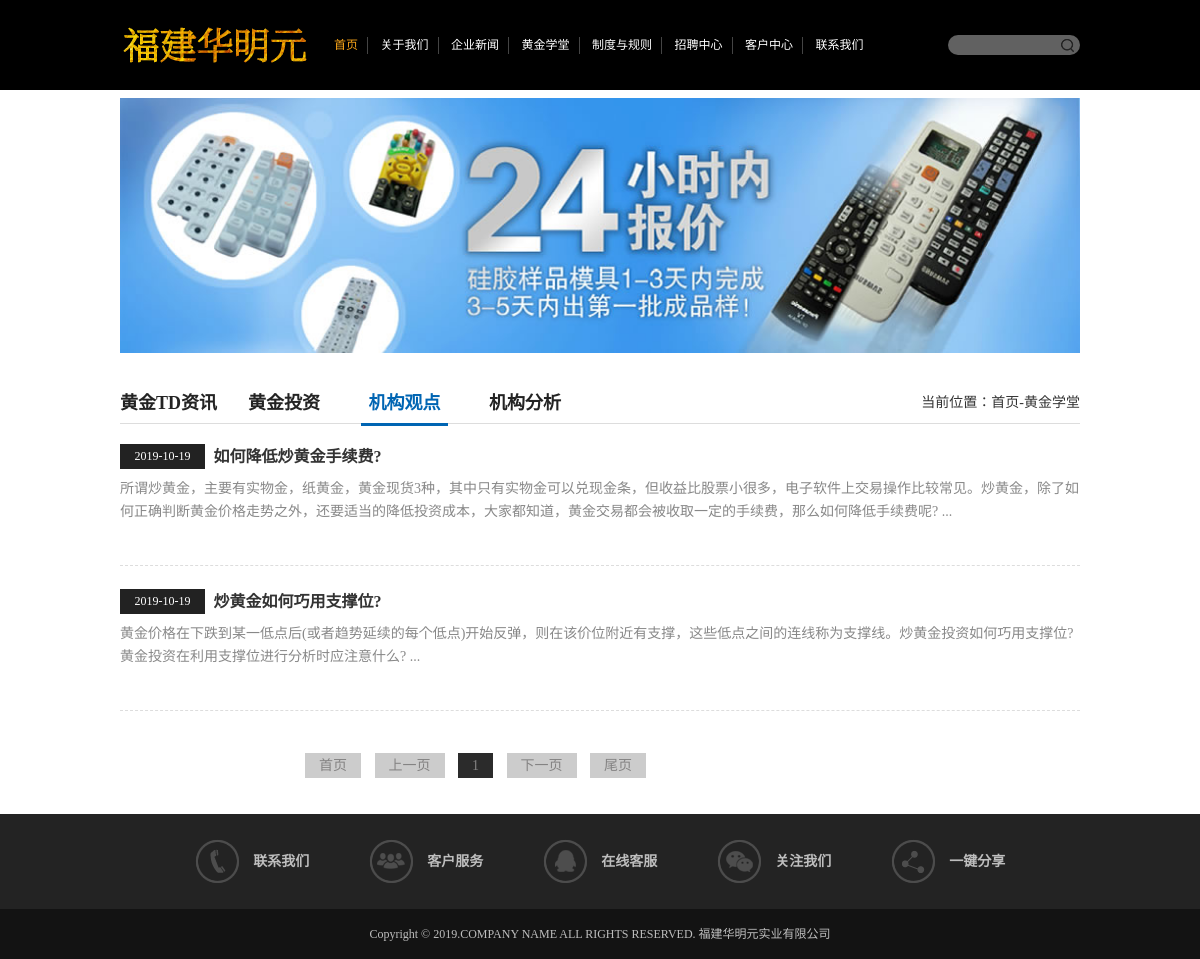
/golds/golds_gd/, run on the app's committed database.
### apps/golds/models.py (models this page shows, shortened)
class Golds(models.Model):
    title = models.CharField(max_length=50, verbose_name="新闻标题", help_text="新闻标题")
    author = models.CharField(max_length=20, verbose_name="新闻来源", help_text="新闻来源")
    gold_type = models.ForeignKey(GoldType, on_delete=models.DO_NOTHING, verbose_name="黄金学堂", help_text="黄金学堂")
    read_num = models.IntegerField(default=0, verbose_name="阅读次数", help_text="阅读次数")
    text = models.TextField(max_length=500, verbose_name="文章摘要", help_text="文章摘要")
    content = RichTextUploadingField(verbose_name="文章", help_text="文章")
    created_time = models.DateTimeField(auto_now_add=True,verbose_name="发布时间", help_text="发布时间")
    class Meta:
        ordering = ["id", '-created_time']
        db_table = "tb_gold"  # 指明数据库表名
        verbose_name = "黄金新闻"  # 在admin站点中显示的名称
        verbose_name_plural = verbose_name  # 显示的复数名称

### apps/golds/views.py (the view)
# urls.py: path('golds_gd/', views.golds_gd,name="golds_gd"),
def golds_gd(request):
    golds_all_list = Golds.objects.only("id","title","created_time","text").filter(gold_type=3).order_by("-created_time")
    paginator = Paginator(golds_all_list, 5)
    page_num = request.GET.get('page', 1)
    page_of_news = paginator.get_page(page_num)
    golds = page_of_news.object_list
    currentr_page_num = page_of_news.number
    page_range = [x for x in range(int(currentr_page_num) - 2, int(currentr_page_num) + 3) if
                  0 < x <= paginator.num_pages]
    return render(request,"golds/golds_gd.html",locals())

### templates/golds/golds_gd.html (shortened to what this page needs)
{% extends "index/base.html" %}
{% block banner %}
<div class="banner banner_s"><img src="../../static/upload/banner.jpg" alt="黄金学堂"/></div>
{% endblock %}
{% block main %}
<div class="space_hx">&nbsp;</div>
<div class="scd clearfix">
	<div class="scd_top">
    	<div class="s_nav">
        	<a href="{% url 'golds' %}"><span>黄金TD资讯</span></a>
            <a href="{% url 'golds_tz' %}"><span>黄金投资</span></a>
            <a href="{% url 'golds_gd' %}" class="active"><span>机构观点</span></a>
            <a href="{% url 'golds_fx' %}"><span>机构分析</span></a>
        </div>
        <div class="pst">
        	当前位置：<a href="{% url 'index' %}">首页</a>-<a href="javascript:void(0);">黄金学堂</a>
        </div>
    </div>
        <div class="news">
            <div class="new_m">
                {% for gold in golds %}
                    <div class="n_m" >
                        <div class="title">
                            <span>{{ gold.created_time|date:"Y-m-d" }}</span>
                            <p class="name"><a href="{% url 'golds_d' gold.id %}" target="_blank" ><b>{{ gold.title }}</b></a></p>
                        </div>
                        <div class="des">
                            {{ gold.text }} ...
                        </div>
                    </div>
                {% endfor %}
            </div>
        </div>
    <div class="space_hx">&nbsp;</div>
    <div class="fenye_box">
    	<a href="?page=1">首页</a>
            {% if page_of_news.has_previous %}
                <a href="?page={{ page_of_news.previous_page_number }}" aria-label="Previous">上一页</a>
            {% else %}
                <a aria-hidden="true">上一页</a>
            {% endif %}
            {% for page_num in page_range %}
                {% if page_num == page_of_news.number %}
                    <a  class="on" style="background-color: #2b2b2b">{{ page_num }}</a>
                {% else %}
                    <a href="?page={{ page_num }}">{{ page_num }}</a>
                {% endif %}
            {% endfor %}
            {% if page_of_news.has_next %}
                <a href="?page={{ page_of_news.next_page_number }}" aria-label="Next">下一页</a>
            {% else %}
                <a aria-hidden="true">下一页</a>
            {% endif %}
           <a href="?page={{ paginator.num_pages }}">尾页</a>
    </div>
    </div>
{% endblock %}

### static/css/thems.css (style rules this page uses)
body { font-family:"Microsoft Yahei";font-size:14px;color:#333; padding:0; margin:0; }
a { color:#333; }
div { -webkit-transition: all .3s ease-in-out 0s;-moz-transition: all .3s ease-in-out 0s;-ms-transition: all .3s ease-in-out 0s;-o-transition: all .3s ease-in-out 0s;transition: all .3s ease-in-out 0s; }
.banner { width:1170px; margin:0px auto; margin-top:8px; }
.banner_s img { width:100%; height:auto; vertical-align:top; }
.scd { width:1170px; margin:0px auto; padding:10px 0 20px; }
.scd .scd_top { width:100%; height:40px; line-height:40px; border-bottom:1px solid #ddd; position:relative; text-align:left; }
.scd .scd_top span { display:inline-block; *display:inline; zoom:1; height:40px; line-height:40px; padding-right:20px; font-size:20px; color:#232323; font-weight:bold; border-bottom:3px solid #232323; position:absolute; left:0; top:0; z-index:99; }
.scd .scd_top .s_nav { width:70%; text-align:left; height:40px; line-height:40px; }
.scd .scd_top .s_nav a { display:inline-block; *display:inline; zoom:1; width:87px; text-align:center; margin-right:30px; height:40px; line-height:40px; position:relative; white-space:nowrap; }
.scd .scd_top .s_nav a span { width:100%; height:40px; line-height:40px; font-size:18px; color:#232323; padding-right:0; border:0; }
.scd .scd_top .s_nav a.active span { color:#0065B3; border-bottom:3px solid #0065B3; position:absolute; left:0; top:0; z-index:99; }
.scd .scd_top .pst { width:50%; height:40px; line-height:40px; text-align:right; position:absolute; right:0; top:0; font-size:14px; }
.news { width:100%; }
.news .new_m { width:100%; padding-top:20px; }
.news .n_m { width:100%; padding-bottom:23px; margin-bottom:23px; border-bottom:1px dashed #ddd; }
.news .n_m .title { width:100%; height:25px; line-height:25px; text-align:left; margin-bottom:8px; }
.news .n_m .title span,.news .n_m .title p { display:inline-block; *display:inline; zoom:1; height:25px; line-height:25px; vertical-align:top; }
.news .n_m .title span { width:85px; text-align:center; font-size:12px; color:#fff; background:#222222; }
.news .n_m .title p { width:445px; margin-left:5px; white-space:nowrap; overflow:hidden; text-overflow:ellipsis; }
.news .n_m .title p a { font-size:16px; }
.news .n_m .des { width:100%; height:65px; font-size:14px; line-height:170%; color:#888; overflow:hidden; }
.fenye_box { width:600px; margin:0 auto 20px; }
.fenye_box a { color:#848383; font-size:14px; padding:5px 14px; background:#CCC; margin:0 5px }

### static/css/responsive.css (style rules this page uses)
@media screen and (max-width:1200px) { .header .head,.banner,.i_ma,.i_mb,.friend,.fn_bg .f_nav,.scd { width:960px; } }
@media screen and (max-width:1200px) { .news .n_m .title p { width:355px; } }

### data on the page
Golds: created_time "2019-10-19", title "如何降低炒黄金手续费?", text "所谓炒黄金，主要有实物金，纸黄金，黄金现货3种，其中只有实物金可以兑现金条，但收益比股票小很多，电子软件上交易操作比较常见。炒黄金，除了如何正确判断黄金价格走势之外，还要适当的降低投资成本，大家都知道，黄金交易都会被收取一定的手续费，那么如何降低手续费呢?"
Golds: created_time "2019-10-19", title "炒黄金如何巧用支撑位?", text "黄金价格在下跌到某一低点后(或者趋势延续的每个低点)开始反弹，则在该价位附近有支撑，这些低点之间的连线称为支撑线。炒黄金投资如何巧用支撑位?黄金投资在利用支撑位进行分析时应注意什么?"

### other printed values
{{ page_num }} "1"
